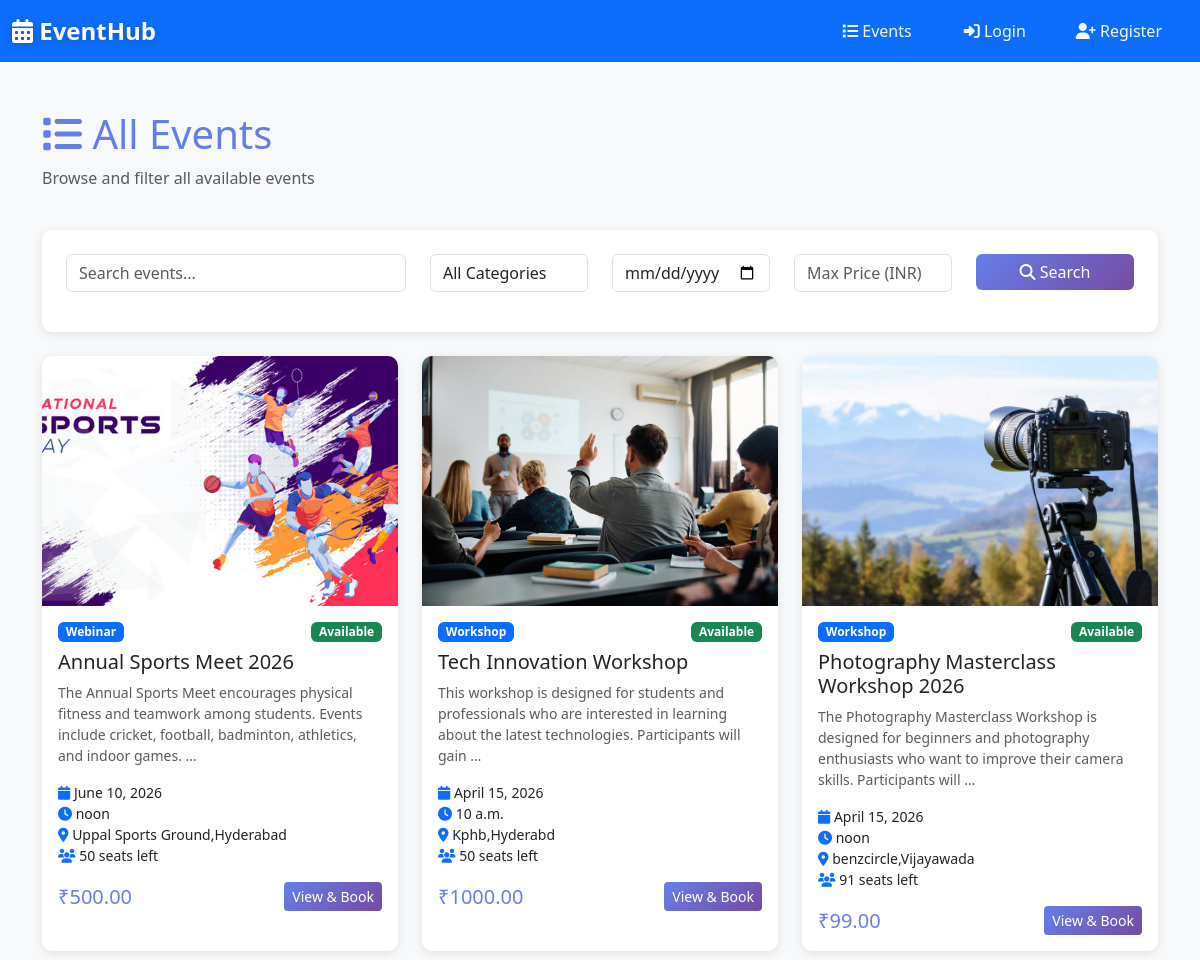
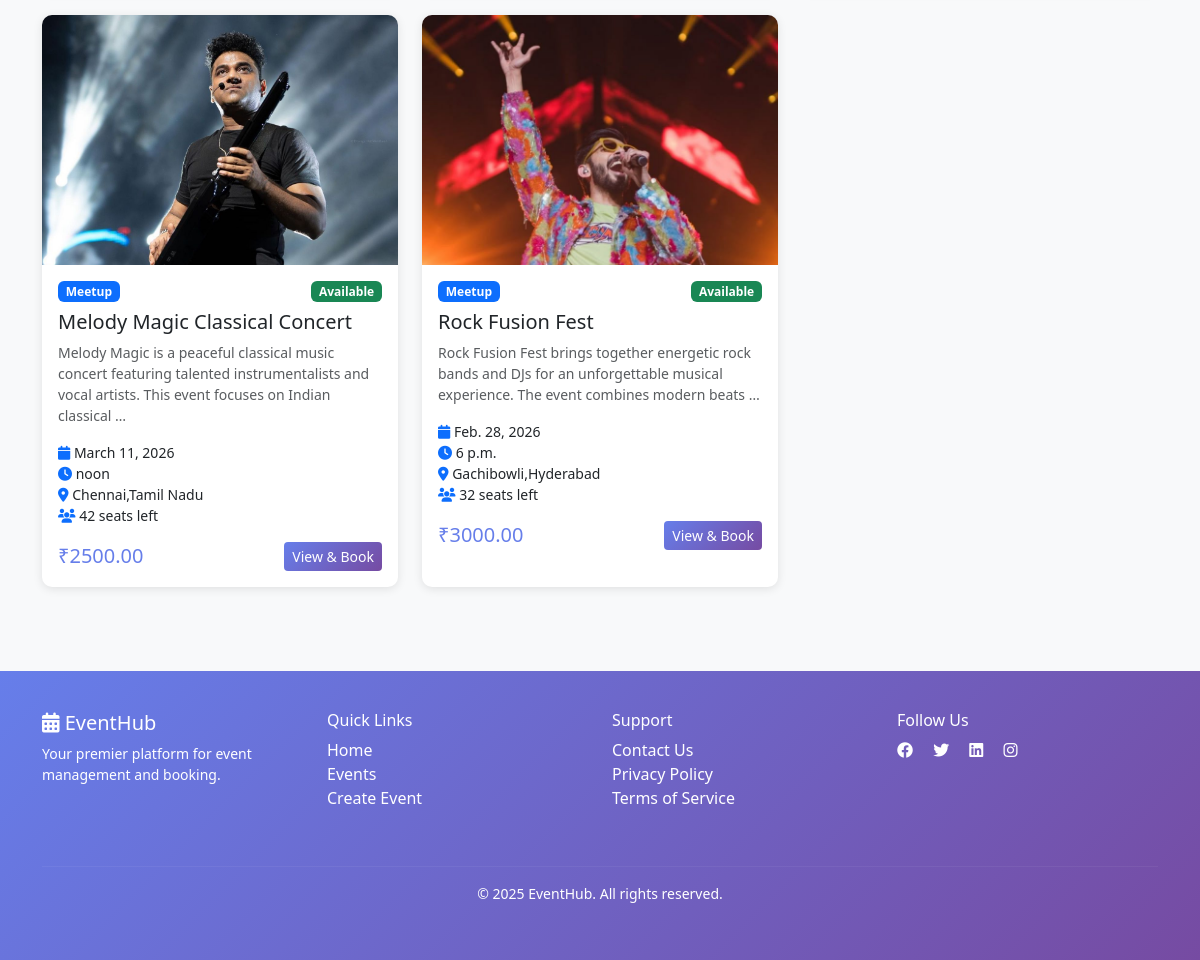
Screenshot of /events/ with the database file from the repository (2 pictures, top to bottom).
### events/models.py (models this page shows, shortened)
class Event(models.Model):
    CATEGORY_CHOICES = [
        ('conference', 'Conference'),
        ('workshop', 'Workshop'),
        ('seminar', 'Seminar'),
        ('meetup', 'Meetup'),
        ('webinar', 'Webinar'),
        ('other', 'Other'),
    ]
    STATUS_CHOICES = [
        ('pending', 'Pending'),
        ('approved', 'Approved'),
        ('cancelled', 'Cancelled'),
    ]
    id = models.AutoField(primary_key=True)
    title = models.CharField(max_length=200)
    description = models.TextField()
    category = models.CharField(max_length=50, choices=CATEGORY_CHOICES, default='other')
    date = models.DateField()
    time = models.TimeField()
    location = models.CharField(max_length=300)
    price = models.DecimalField(max_digits=10, decimal_places=2, default=0)
    seats = models.IntegerField()
    available_seats = models.IntegerField()
    image = models.ImageField(upload_to='event_images/', blank=True, null=True)
    organizer = models.ForeignKey(User, on_delete=models.CASCADE, related_name='events')
    status = models.CharField(max_length=20, choices=STATUS_CHOICES, default='pending')
    created_at = models.DateTimeField(auto_now_add=True)
    updated_at = models.DateTimeField(auto_now=True)
    class Meta:
        ordering = ['-date']
        verbose_name_plural = "Events"

### events/views.py (the view, shortened to what this page needs)
# urls.py: path('events/', views.event_list, name='event-list'),
def event_list(request):
    events = Event.objects.filter(status='approved')
    form = EventSearchForm(request.GET or None)
    context = {
        'events': events,
        'form': form,
    }
    return render(request, 'events/event_list.html', context)

### events/forms.py
class EventSearchForm(forms.Form):
    search = forms.CharField(max_length=100, required=False, widget=forms.TextInput(attrs={'class': 'form-control', 'placeholder': 'Search events...'}))
    category = forms.ChoiceField(required=False, choices=[('', 'All Categories')] + list(Event.CATEGORY_CHOICES), widget=forms.Select(attrs={'class': 'form-control'}))
    date_from = forms.DateField(required=False, widget=forms.DateInput(attrs={'class': 'form-control', 'type': 'date'}))
    price_max = forms.DecimalField(required=False, widget=forms.NumberInput(attrs={'class': 'form-control', 'placeholder': 'Max Price (INR)'}))

### templates/events/event_list.html (shortened to what this page needs)
{% extends 'base.html' %}
{% block content %}
<div class="container my-5">
    <div class="row mb-4">
        <div class="col-md-12">
            <h1 style="color: #667eea;">
                <i class="fas fa-list"></i> All Events
            </h1>
            <p class="text-muted">Browse and filter all available events</p>
        </div>
    </div>
    <div class="row mb-4">
        <div class="col-md-12">
            <form method="GET" class="card p-4">
                <div class="row">
                    <div class="col-md-4 mb-3">
                        {{ form.search }}
                    </div>
                    <div class="col-md-2 mb-3">
                        {{ form.category }}
                    </div>
                    <div class="col-md-2 mb-3">
                        {{ form.date_from }}
                    </div>
                    <div class="col-md-2 mb-3">
                        {{ form.price_max }}
                    </div>
                    <div class="col-md-2 mb-3">
                        <button type="submit" class="btn btn-primary w-100">
                            <i class="fas fa-search"></i> Search
                        </button>
                    </div>
                </div>
            </form>
        </div>
    </div>
    <div class="row">
        {% for event in events %}
            <div class="col-md-4 mb-4">
                <div class="card event-card">
                    {% if event.image %}
                        <img src="{{ event.image.url }}" class="card-img-top" alt="{{ event.title }}">
                    {% else %}
                        <div style="height: 250px; background: linear-gradient(135deg, #667eea 0%, #764ba2 100%); display: flex; align-items: center; justify-content: center; color: white;">
                            <i class="fas fa-image" style="font-size: 3rem;"></i>
                        </div>
                    {% endif %}
                    <div class="card-body">
                        <div class="d-flex justify-content-between align-items-start mb-2">
                            <span class="badge bg-primary">{{ event.get_category_display }}</span>
                            {% if event.available_seats == 0 %}
                                <span class="badge bg-danger">Full</span>
                            {% elif event.available_seats <= 5 %}
                                <span class="badge bg-warning">Limited</span>
                            {% else %}
                                <span class="badge bg-success">Available</span>
                            {% endif %}
                        </div>
                        <h5 class="card-title">{{ event.title }}</h5>
                        <p class="card-text text-muted small">{{ event.description|truncatewords:20 }}</p>
                        <div class="event-meta mb-3 small">
                            <div><i class="fas fa-calendar text-primary"></i> {{ event.date }}</div>
                            <div><i class="fas fa-clock text-primary"></i> {{ event.time }}</div>
                            <div><i class="fas fa-map-marker-alt text-primary"></i> {{ event.location }}</div>
                            <div><i class="fas fa-users text-primary"></i> {{ event.available_seats }} seats left</div>
                        </div>
                        <div class="d-flex justify-content-between align-items-center">
                            <span class="h5 mb-0" style="color: #667eea;">
                                {% if event.price == 0 %}
                                    <span class="badge bg-success">FREE</span>
                                {% else %}
                                    ₹{{ event.price }}
                                {% endif %}
                            </span>
                            <a href="{% url 'event-detail' event.pk %}" class="btn btn-sm btn-primary">View & Book</a>
                        </div>
                    </div>
                </div>
            </div>
        {% endfor %}
    </div>
</div>
{% endblock %}

### templates/base.html (style rules this page uses)
:root { --primary-color: #007bff; --secondary-color: #6c757d; --success-color: #28a745; --danger-color: #dc3545; --dark-bg: #f8f9fa; }
body { font-family: 'Segoe UI', Tahoma, Geneva, Verdana, sans-serif; background-color: var(--dark-bg); }
.btn-primary { background: linear-gradient(135deg, #667eea 0%, #764ba2 100%); border: none; transition: all 0.3s ease; }
.card { border: none; border-radius: 10px; box-shadow: 0 2px 10px rgba(0, 0, 0, 0.1); transition: all 0.3s ease; }
.event-card { height: 100%; display: flex; flex-direction: column; }
.event-card img { height: 250px; object-fit: cover; border-radius: 10px 10px 0 0; }
.event-card .card-body { flex-grow: 1; }

### rows the page displays
Event: image (picture), category "Webinar", shows "Available", title "Annual Sports Meet 2026", description "The Annual Sports Meet encourages physical fitness and teamwork among students. Events include cricket, football, badminton, athletics, and indoor games. …", date "June 10, 2026", time "noon", location "Uppal Sports Ground,Hyderabad", available_seats "50", price "500.00"
Event: image (picture), category "Workshop", shows "Available", title "Tech Innovation Workshop", description "This workshop is designed for students and professionals who are interested in learning about the latest technologies. Participants will gain …", date "April 15, 2026", time "10 a.m.", location "Kphb,Hyderabd", available_seats "50", price "1000.00"
Event: image (picture), category "Workshop", shows "Available", title "Photography Masterclass Workshop 2026", description "The Photography Masterclass Workshop is designed for beginners and photography enthusiasts who want to improve their camera skills. Participants will …", date "April 15, 2026", time "noon", location "benzcircle,Vijayawada", available_seats "91", price "99.00"
Event: image (picture), category "Meetup", shows "Available", title "Melody Magic Classical Concert", description "Melody Magic is a peaceful classical music concert featuring talented instrumentalists and vocal artists. This event focuses on Indian classical …", date "March 11, 2026", time "noon", location "Chennai,Tamil Nadu", available_seats "42", price "2500.00"
Event: image (picture), category "Meetup", shows "Available", title "Rock Fusion Fest", description "Rock Fusion Fest brings together energetic rock bands and DJs for an unforgettable musical experience. The event combines modern beats …", date "Feb. 28, 2026", time "6 p.m.", location "Gachibowli,Hyderabad", available_seats "32", price "3000.00"
